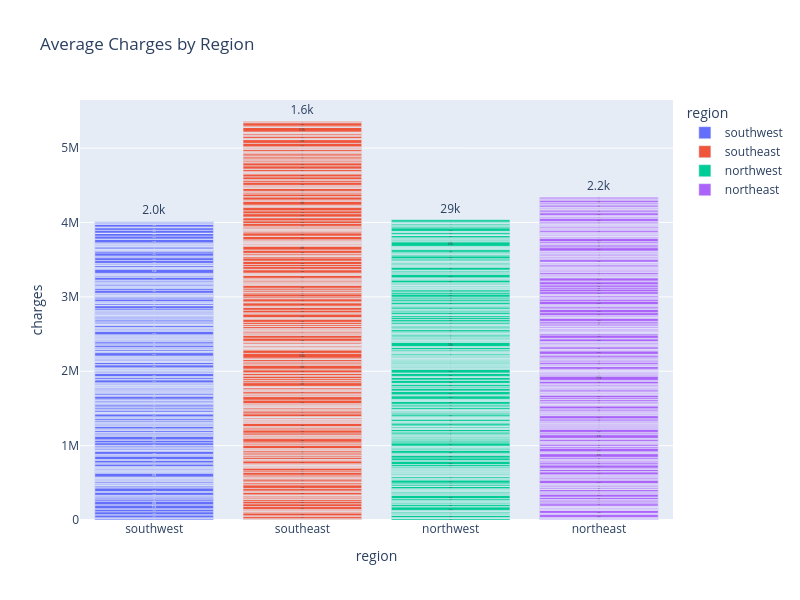

Here is the notebook cell this chart was saved with:
### Markdown cell above
- average insurance by regions

### Code cell
fig = px.bar(df, x="region", y="charges", color="region",
             title="Average Charges by Region",
             # barmode="group",
             hover_data=["region"], 
             text_auto=".2s",
             width=800, height=600)
fig.show()

### Figure 1 — Plotly figure (JSON) as saved in the notebook; plotly's stock layout.template omitted (floating-point values rounded to 4 significant figures; data arrays with more than 128 entries replaced by an {"elided": "..."} marker saying what was removed)
{"data": [{"alignmentgroup": "True", "hovertemplate": "region=%{x}<br>charges=%{y}<extra></extra>", "legendgroup": "southwest", "marker": {"color": "#636efa", "pattern": {"shape": ""}}, "name": "southwest", "offsetgroup": "southwest", "orientation": "v", "showlegend": true, "textposition": "auto", "texttemplate": "%{y:.2s}", "type": "bar", "x": {"elided": "325 str values"}, "xaxis": "x", "y": {"elided": "325 float values"}, "yaxis": "y"}, {"alignmentgroup": "True", "hovertemplate": "region=%{x}<br>charges=%{y}<extra></extra>", "legendgroup": "southeast", "marker": {"color": "#EF553B", "pattern": {"shape": ""}}, "name": "southeast", "offsetgroup": "southeast", "orientation": "v", "showlegend": true, "textposition": "auto", "texttemplate": "%{y:.2s}", "type": "bar", "x": {"elided": "364 str values"}, "xaxis": "x", "y": {"elided": "364 float values"}, "yaxis": "y"}, {"alignmentgroup": "True", "hovertemplate": "region=%{x}<br>charges=%{y}<extra></extra>", "legendgroup": "northwest", "marker": {"color": "#00cc96", "pattern": {"shape": ""}}, "name": "northwest", "offsetgroup": "northwest", "orientation": "v", "showlegend": true, "textposition": "auto", "texttemplate": "%{y:.2s}", "type": "bar", "x": {"elided": "325 str values"}, "xaxis": "x", "y": {"elided": "325 float values"}, "yaxis": "y"}, {"alignmentgroup": "True", "hovertemplate": "region=%{x}<br>charges=%{y}<extra></extra>", "legendgroup": "northeast", "marker": {"color": "#ab63fa", "pattern": {"shape": ""}}, "name": "northeast", "offsetgroup": "northeast", "orientation": "v", "showlegend": true, "textposition": "auto", "texttemplate": "%{y:.2s}", "type": "bar", "x": {"elided": "324 str values"}, "xaxis": "x", "y": {"elided": "324 float values"}, "yaxis": "y"}], "layout": {"barmode": "relative", "height": 600, "legend": {"title": {"text": "region"}, "tracegroupgap": 0}, "title": {"text": "Average Charges by Region"}, "width": 800, "xaxis": {"anchor": "y", "autorange": true, "categoryarray": ["southwest", "southeast", "northwest", "northeast"], "categoryorder": "array", "domain": [0, 1], "range": [-0.5, 3.5], "title": {"text": "region"}, "type": "category"}, "yaxis": {"anchor": "x", "autorange": true, "domain": [0, 1], "range": [0, 5646000.0], "title": {"text": "charges"}, "type": "linear"}}}
